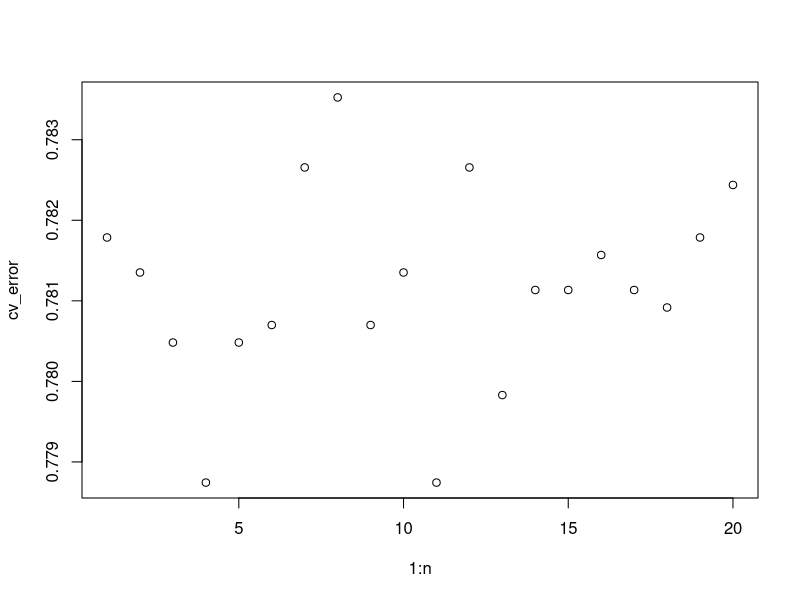

The R source for this figure:
library(kernlab)
data(spam)
spam.label <- spam[,58]
spam.data <- spam[,-58]
names(spam.data)
table(spam.label)
n=20
cv_error =rep(0,n)

library(class)
for (i in 1:n){
res <- knn.cv(spam.data, spam.label, k = n, p = 400)
table(res)
cv_error[i] <- mean(res==spam$type)

}
cv_error
plot(1:n, cv_error)
